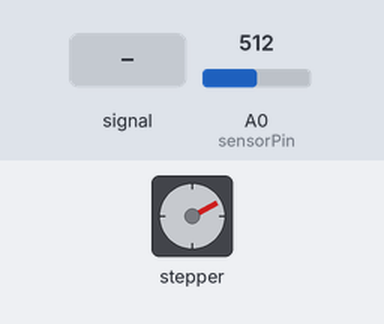
Simulated run of this sketch. Board: Arduino Uno, built with avr-gcc and run on an emulated ATmega328P. Parts: stepper motor. The test bench sets the inputs (shaded band); at power-on: A0 (sensorPin) = 512. Stepper angles assume 4096 steps per turn; what the sketch prints to the serial monitor is not drawn.

Above: at 1.2 s.
1.3 s: A0 (sensorPin) set to 716
At 1.65 s:
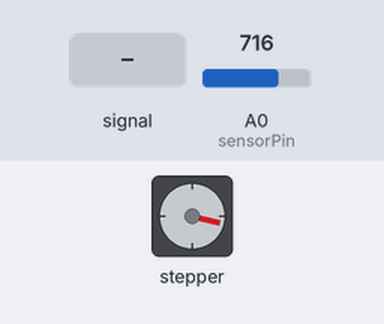
4.3 s: A0 (sensorPin) set to 900
7.1 s: A0 (sensorPin) fed a 200 Hz sine of ±81 counts around its level
At 7.7 s:
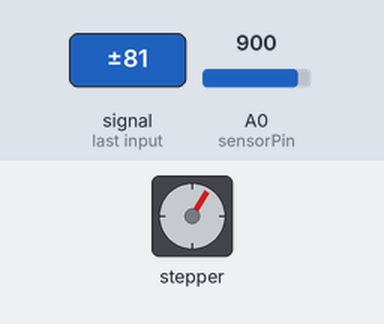
8.6 s: A0 (sensorPin) set to 1023
At 9.05 s:
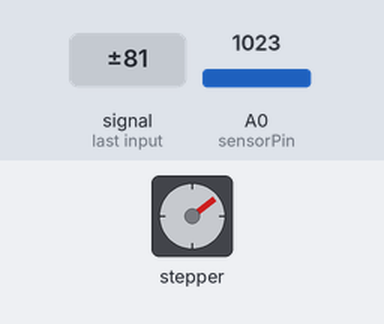
Timing chart, 0 to 11.6 s (numbered marks = the images above; inputs shaded):
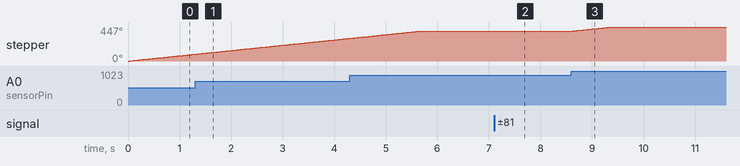

Measured:
- after the input at 8.6 s, stepper: turns 55° clockwise in 0.78 s, starting at once

The sketch:

Unistep2_moveTo.ino
```cpp
/*
 * Unistep2 example: moveTo
 *
 * Example of stepper enumeration and movement via moveTo(position).
 *
 * Gets user input via Serial monitor.
 *
 * Moves the stepper to the absolute position indicated. Position is a number
 * between 0 and the number of steps per rev (generally, 4096).
 *
 * 30Jan18
 * R Sanchez
 *
 * This code is released to the public domain
 *
 */

// include the library
#include <Unistep2.h>

int sensorPin = A0;
int sensorValue = 0;
int prevStepPos = 0;
int stepThreshold = 5;
// Define some steppers and the pins they will use
// pins for IN1, IN2, IN3, IN4, steps per rev, step delay(in micros)
Unistep2 stepper(2, 3, 4, 5, 4096, 1000);
const int numReadings = 10;
int readings[10];
int readIndex = 0;
int total = 0;
int average = 0;

void setup()
{
  // Your setup code here
  // The library initializes the pins for you

  Serial.begin(9600);
  Serial.println("Initializing...");
  for(int i = 0; i < numReadings; i++){
    readings[i] = 0;
    Serial.print(readings[i]);
    Serial.print(",");
  }
    Serial.println("");
}

void loop()
{
  total -= readings[readIndex];
  readings[readIndex] = analogRead(sensorPin);
  total += readings[readIndex++];
  readIndex = readIndex == numReadings ? 0 : readIndex;
  average = total/numReadings;

  // We need to call run() frequently, so we place it in the loop()
  stepper.run();

  // Get user input via Serial monitor
  //if ( stepper.stepsToGo() == 0 ) {

      int stepPos = map(average,0,823,0,4096);
      if(abs(stepPos-prevStepPos)>stepThreshold){
        stepper.moveTo(stepPos);
        prevStepPos = stepPos;
      }
//    if (Serial.read() == '\n') {
//      Serial.print("Movement command: ");
//      // currentPosition() gives us stepper position
//      Serial.print(stepper.currentPosition());
//      Serial.print(" --> ");
//      Serial.println(stepPos);
//
//      // moveTo() chooses the shortest path between the two positions.
//
//    }
  //}
  // Other code

}
```
